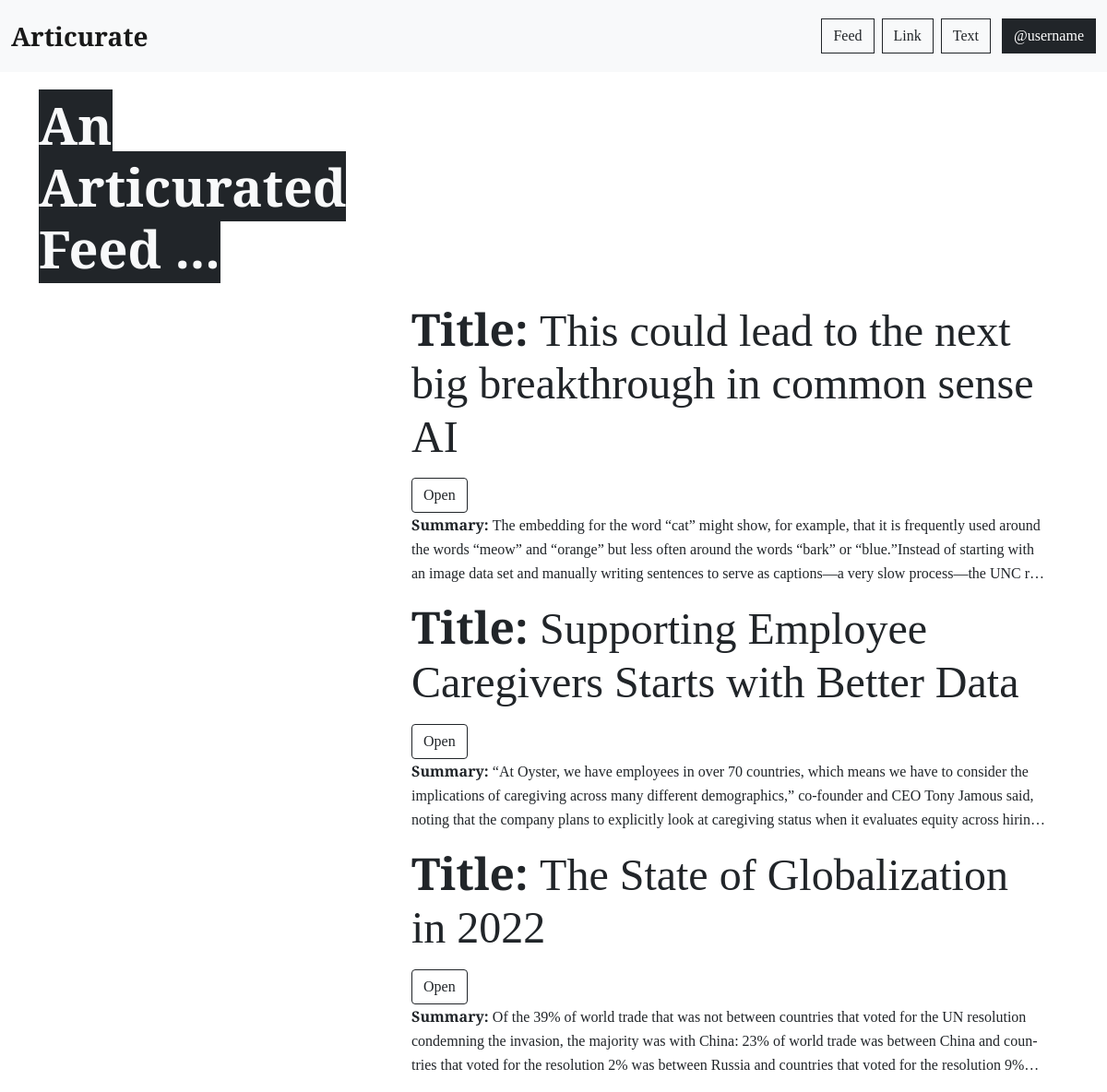
The app's page /feed with its own data.
### app/models.py (models this page shows, shortened)
class Entry(db.Model):
    __tablename__ = "entries"
    id = db.Column(db.Integer, unique=True, primary_key=True)
    entry_created = db.Column(db.DateTime, nullable=False, default=datetime.utcnow)
    source_url = db.Column(db.String(240))
    title = db.Column(db.String(100))
    published_date = db.Column(db.DateTime)
    authors = db.Column(db.String(240))
    top_image = db.Column(db.String(240))
    content = db.Column(db.Text)
    summary = db.Column(db.Text)
    audio_file = db.Column(db.String(240))
    user_id = db.Column(db.Integer, db.ForeignKey("users.id"))
    feed_id = db.Column(db.Integer, db.ForeignKey("feeds.id"))

### app/main/routes.py (the view)
@main.route("/feed")
def get_latest_feed():
    feed = Feed.query.order_by(Feed.feed_generated.desc()).first()
    feed_entries = feed.entries.all()
    random.shuffle(feed_entries)
    return render_template("feed.html", feed_entries=feed_entries)

### app/templates/feed.html (shortened to what this page needs)
{% extends "layout.html" %}
{% block content %}
<div class="container my-4">
    <div class="" style="display:inline-block">
        <span class="display-4 bg-dark text-light" style="font-weight: 900;">
            An<br>
            Articurated<br>
            Feed ...
        </span>
    </div>
</div>
{% for article in feed_entries %}
<div class="container">
    <div class="row">
        <div class="col-md-4">
            <div class="container">
            </div>
        </div>
        <div class="col">
            <div class="container">
                <p class="display-5">
                    <span class="display-5" style="font-weight: 900;">
                        Title:
                    </span>
                    {{article.title}}
                </p>
                <a href="/e/{{article.id}}" class="btn btn-outline-dark">Open</a>
                <p style="overflow: hidden;text-overflow: ellipsis ; display: -webkit-box;
    -webkit-line-clamp: 3;
    -webkit-box-orient: vertical;">
                    <span class="" style="font-weight: 900;">
                        Summary:
                    </span>
                    {{article.summary}}
                </p>
            </div>
        </div>
    </div>
</div>
{% endfor %}
{% endblock %}

### app/templates/layout.html (shortened to what this page needs)
<!DOCTYPE html>
<html lang="en">
<head>
    <link href="https://cdn.jsdelivr.net/npm/bootstrap@5.1.3/dist/css/bootstrap.min.css" rel="stylesheet"
 />
    <link rel="stylesheet" href="https://cdnjs.cloudflare.com/ajax/libs/font-awesome/4.7.0/css/font-awesome.min.css" />
    <link rel="stylesheet" href="{{url_for('static', filename='styles/global.css')}}" />
</head>
<body>
    <nav class="navbar navbar-expand-lg navbar-light bg-light">
        <div class="container-fluid">
            <a class="navbar-brand" style="font-weight: 900;font-size:28px" href="#">Articurate</a>
            <div class="collapse navbar-collapse" id="navbarNavAltMarkup">
                <div class="navbar-nav ms-auto p-2">
                    <a class="btn btn-outline-dark m-1" style="border-radius: 0px;" aria-current="page"
                        href="{{url_for('main.get_latest_feed')}}">Feed</a>
                    <a class="btn btn-outline-dark m-1" style="border-radius: 0px;"
                        href="{{url_for('main.get_link')}}">Link</a>
                    <a class="btn btn-outline-dark m-1" style="border-radius: 0px;"
                        href="{{url_for('main.get_text')}}">Text</a>
                </div>
                <a class="btn btn-dark" style="border-radius: 0px;" href="#" tabindex="-1"
                    aria-disabled="true">@username</a>
            </div>
        </div>
    </nav>
    {% block content %}
    {% endblock %}
</body>
</html>

### app/static/styles/global.css (style rules this page uses)
body, html { height: 100%; width: 100%; font-family: "PT Serif", serif; }
p { font-family: "PT Serif", serif; font-size: 16px; line-height: 26px; word-wrap: break-word; overflow-wrap: break-word; hyphens: auto; }

### records on screen
Entry: title "This could lead to the next big breakthrough in common sense AI", summary "The embedding for the word “cat” might show, for example, that it is frequently used around the words “meow” and “orange” but less often around the words “bark” or “blue.”Instead of starting with an image data set and manually writing sentences to serve as captions—a very slow process—the…"
Entry: title "Supporting Employee Caregivers Starts with Better Data", summary "“At Oyster, we have employees in over 70 countries, which means we have to consider the implications of caregiving across many different demographics,” co-founder and CEO Tony Jamous said, noting that the company plans to explicitly look at caregiving status when it evaluates equity across…"
Entry: title "The State of Globalization in 2022", summary "Of the 39% of world trade that was not between countries that voted for the UN resolution condemning the invasion, the majority was with China: 23% of world trade was between China and countries that voted for the resolution 2% was between Russia and countries that voted for the resolution…"
